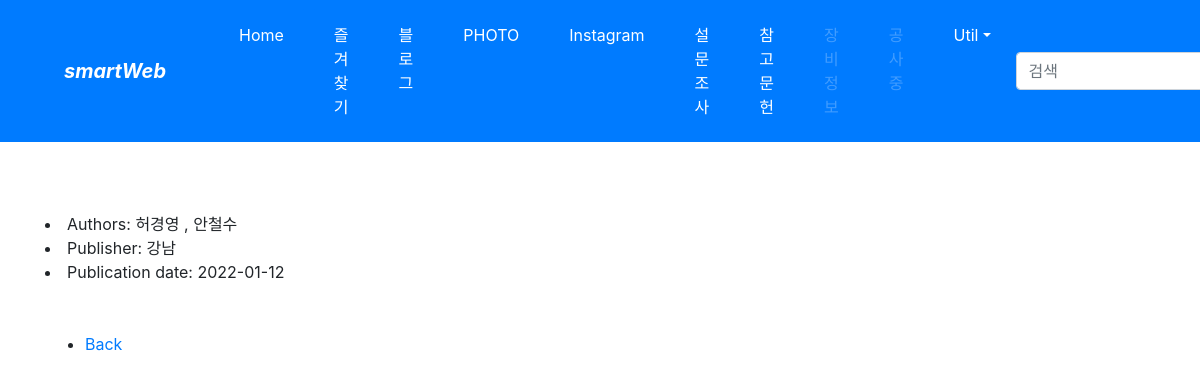
Screenshot of /books/book/1/ with the database file from the repository.
### books/models.py (models this page shows, shortened)
class Author(models.Model):
    name = models.CharField(max_length=50)
    salutation = models.CharField(max_length=100)
    email = models.EmailField()
    def __str__(self):
        return self.name

class Book(models.Model):    # django.db.models.Model 클래스 상속
    title = models.CharField(max_length=100)
    authors = models.ManyToManyField('Author')
    publisher = models.ForeignKey('Publisher', on_delete=models.CASCADE)
    publication_date = models.DateField()

class Publisher(models.Model):
    name = models.CharField(max_length=50)
    address = models.CharField(max_length=100)
    website = models.URLField()
    def __str__(self):
        return self.name

### books/views.py (the view)
# urls.py: path('book/<int:pk>/', views.BookDetail.as_view(), name='book_detail'),
class BookDetail(DetailView):
    template_name = 'books/book_detail.html'
    model = Book

### books/templates/books/book_detail.html (shortened to what this page needs)
{% extends "base_books.html" %}
{% block content %}
    <p>
        <h3>{{ object.title }}</h3>
        <br>
    </p>
    <br>
    <li>Authors:
        {% for author in object.authors.all %}
            {{ author }}
            {% if not forloop.last %}
                ,
            {% endif %}
        {% endfor %}
    </li>
    <li>Publisher: {{ object.publisher }}</li>
    <li>Publication date: {{ object.publication_date|date:"Y-m-d" }}</li>
    <br><br>
    <ul>
        <li><a href="{% url 'books:index' %}">Back</a></li>
    </ul>
    <br><br>
{% endblock content %}

### rows the page displays
Author: name "허경영"
Author: name "안철수"
Book: publisher "강남", publication_date "2022-01-12"
